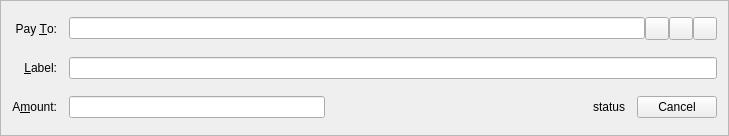
<?xml version="1.0" encoding="UTF-8"?>
<ui version="4.0">
 <class>SendCoinsEntry</class>
 <widget class="QFrame" name="SendCoinsEntry">
  <property name="geometry">
   <rect>
    <x>0</x>
    <y>0</y>
    <width>729</width>
    <height>136</height>
   </rect>
  </property>
  <property name="windowTitle">
   <string>Form</string>
  </property>
  <property name="frameShape">
   <enum>QFrame::StyledPanel</enum>
  </property>
  <property name="frameShadow">
   <enum>QFrame::Sunken</enum>
  </property>
  <layout class="QGridLayout" name="gridLayout">
   <property name="spacing">
    <number>12</number>
   </property>
   <item row="4" column="0">
    <widget class="QLabel" name="label_4">
     <property name="text">
      <string>&amp;Label:</string>
     </property>
     <property name="alignment">
      <set>Qt::AlignRight|Qt::AlignTrailing|Qt::AlignVCenter</set>
     </property>
     <property name="buddy">
      <cstring>addAsLabel</cstring>
     </property>
    </widget>
   </item>
   <item row="4" column="1">
    <layout class="QHBoxLayout" name="horizontalLayout_2">
     <property name="spacing">
      <number>0</number>
     </property>
     <item>
      <widget class="QValidatedLineEdit" name="addAsLabel">
       <property name="enabled">
        <bool>true</bool>
       </property>
       <property name="toolTip">
        <string>Enter a label for this address to add it to your address book</string>
       </property>
      </widget>
     </item>
    </layout>
   </item>
   <item row="3" column="1">
    <layout class="QHBoxLayout" name="payToLayout">
     <property name="spacing">
      <number>0</number>
     </property>
     <item>
      <widget class="QValidatedLineEdit" name="payTo">
       <property name="toolTip">
        <string>The address to send the payment to  (e.g. 4Zo1ga6xuKuQ7JV7M9rGDoxdbYwV5zgQJ5)</string>
       </property>
       <property name="maxLength">
        <number>34</number>
       </property>
      </widget>
     </item>
     <item>
      <widget class="QToolButton" name="addressBookButton">
       <property name="toolTip">
        <string>Choose address from address book</string>
       </property>
       <property name="text">
        <string/>
       </property>
       <property name="icon">
        <iconset resource="../bitcoin.qrc">
         <normaloff>:/icons/address-book</normaloff>:/icons/address-book</iconset>
       </property>
       <property name="shortcut">
        <string>Alt+A</string>
       </property>
      </widget>
     </item>
     <item>
      <widget class="QToolButton" name="pasteButton">
       <property name="toolTip">
        <string>Paste address from clipboard</string>
       </property>
       <property name="text">
        <string/>
       </property>
       <property name="icon">
        <iconset resource="../bitcoin.qrc">
         <normaloff>:/icons/editpaste</normaloff>:/icons/editpaste</iconset>
       </property>
       <property name="shortcut">
        <string>Alt+P</string>
       </property>
      </widget>
     </item>
     <item>
      <widget class="QToolButton" name="deleteButton">
       <property name="toolTip">
        <string>Remove this recipient</string>
       </property>
       <property name="text">
        <string/>
       </property>
       <property name="icon">
        <iconset resource="../bitcoin.qrc">
         <normaloff>:/icons/remove</normaloff>:/icons/remove</iconset>
       </property>
      </widget>
     </item>
    </layout>
   </item>
   <item row="5" column="0">
    <widget class="QLabel" name="label">
     <property name="text">
      <string>A&amp;mount:</string>
     </property>
     <property name="alignment">
      <set>Qt::AlignRight|Qt::AlignTrailing|Qt::AlignVCenter</set>
     </property>
     <property name="buddy">
      <cstring>payAmount</cstring>
     </property>
    </widget>
   </item>
   <item row="3" column="0">
    <widget class="QLabel" name="label_2">
     <property name="text">
      <string>Pay &amp;To:</string>
     </property>
     <property name="alignment">
      <set>Qt::AlignRight|Qt::AlignTrailing|Qt::AlignVCenter</set>
     </property>
     <property name="buddy">
      <cstring>payTo</cstring>
     </property>
    </widget>
   </item>
   <item row="5" column="1">
    <layout class="QHBoxLayout" name="horizontalLayout_3">
     <item>
      <widget class="BitcoinAmountField" name="payAmount"/>
     </item>
     <item>
      <spacer name="horizontalSpacer">
       <property name="orientation">
        <enum>Qt::Horizontal</enum>
       </property>
       <property name="sizeHint" stdset="0">
        <size>
         <width>40</width>
         <height>20</height>
        </size>
       </property>
      </spacer>
     </item>
     <item>
      <widget class="QLabel" name="payStatus">
       <property name="text">
        <string>status</string>
       </property>
      </widget>
     </item>
     <item>
      <widget class="QPushButton" name="payCancel">
       <property name="text">
        <string>Cancel</string>
       </property>
      </widget>
     </item>
    </layout>
   </item>
  </layout>
 </widget>
 <customwidgets>
  <customwidget>
   <class>QValidatedLineEdit</class>
   <extends>QLineEdit</extends>
   <header>qvalidatedlineedit.h</header>
  </customwidget>
  <customwidget>
   <class>BitcoinAmountField</class>
   <extends>QLineEdit</extends>
   <header>bitcoinamountfield.h</header>
   <container>1</container>
  </customwidget>
 </customwidgets>
 <resources>
  <include location="../bitcoin.qrc"/>
 </resources>
 <connections/>
</ui>
